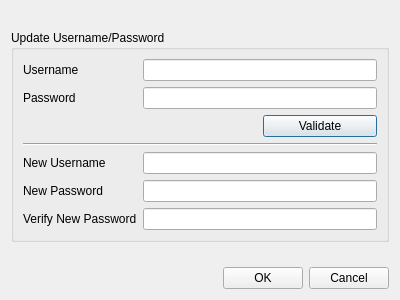
<?xml version="1.0" encoding="UTF-8"?>
<ui version="4.0">
 <class>PasswordDialog</class>
 <widget class="QDialog" name="PasswordDialog">
  <property name="geometry">
   <rect>
    <x>0</x>
    <y>0</y>
    <width>400</width>
    <height>300</height>
   </rect>
  </property>
  <property name="windowTitle">
   <string>Dialog</string>
  </property>
  <layout class="QVBoxLayout" name="verticalLayout">
   <item>
    <layout class="QGridLayout" name="gridLayout">
     <property name="verticalSpacing">
      <number>0</number>
     </property>
     <item row="0" column="0">
      <spacer name="verticalSpacer">
       <property name="orientation">
        <enum>Qt::Vertical</enum>
       </property>
       <property name="sizeType">
        <enum>QSizePolicy::MinimumExpanding</enum>
       </property>
       <property name="sizeHint" stdset="0">
        <size>
         <width>20</width>
         <height>0</height>
        </size>
       </property>
      </spacer>
     </item>
     <item row="2" column="0">
      <spacer name="verticalSpacer_2">
       <property name="orientation">
        <enum>Qt::Vertical</enum>
       </property>
       <property name="sizeType">
        <enum>QSizePolicy::MinimumExpanding</enum>
       </property>
       <property name="sizeHint" stdset="0">
        <size>
         <width>20</width>
         <height>0</height>
        </size>
       </property>
      </spacer>
     </item>
     <item row="1" column="0">
      <widget class="QGroupBox" name="groupBox">
       <property name="title">
        <string>Update Username/Password</string>
       </property>
       <layout class="QGridLayout" name="gridLayout_2">
        <item row="2" column="2">
         <widget class="QPushButton" name="validate_button">
          <property name="text">
           <string>Validate</string>
          </property>
         </widget>
        </item>
        <item row="0" column="0">
         <widget class="QLabel" name="username_label">
          <property name="text">
           <string>Username</string>
          </property>
          <property name="buddy">
           <cstring>username_line</cstring>
          </property>
         </widget>
        </item>
        <item row="0" column="1" colspan="2">
         <widget class="QLineEdit" name="username_line"/>
        </item>
        <item row="1" column="0">
         <widget class="QLabel" name="password_label">
          <property name="text">
           <string>Password</string>
          </property>
          <property name="buddy">
           <cstring>password_line</cstring>
          </property>
         </widget>
        </item>
        <item row="1" column="1" colspan="2">
         <widget class="QLineEdit" name="password_line">
          <property name="echoMode">
           <enum>QLineEdit::Password</enum>
          </property>
         </widget>
        </item>
        <item row="3" column="0" rowspan="2" colspan="3">
         <widget class="QWidget" name="widget" native="true">
          <layout class="QHBoxLayout" name="horizontalLayout">
           <property name="spacing">
            <number>0</number>
           </property>
           <property name="margin">
            <number>0</number>
           </property>
           <item>
            <widget class="Line" name="line">
             <property name="orientation">
              <enum>Qt::Horizontal</enum>
             </property>
            </widget>
           </item>
          </layout>
         </widget>
        </item>
        <item row="5" column="0">
         <widget class="QLabel" name="nu_label">
          <property name="text">
           <string>New Username</string>
          </property>
          <property name="buddy">
           <cstring>nu_line</cstring>
          </property>
         </widget>
        </item>
        <item row="5" column="1" colspan="2">
         <widget class="QLineEdit" name="nu_line">
          <property name="toolTip">
           <string>Leave blank to keep the same Username</string>
          </property>
         </widget>
        </item>
        <item row="6" column="0">
         <widget class="QLabel" name="np_label">
          <property name="text">
           <string>New Password</string>
          </property>
          <property name="buddy">
           <cstring>np_line</cstring>
          </property>
         </widget>
        </item>
        <item row="6" column="1" colspan="2">
         <widget class="QLineEdit" name="np_line">
          <property name="toolTip">
           <string>Leave this and the next line blank to keep the same password</string>
          </property>
          <property name="echoMode">
           <enum>QLineEdit::Password</enum>
          </property>
         </widget>
        </item>
        <item row="7" column="0">
         <widget class="QLabel" name="verify_np_label">
          <property name="text">
           <string>Verify New Password</string>
          </property>
          <property name="buddy">
           <cstring>verify_np_line</cstring>
          </property>
         </widget>
        </item>
        <item row="7" column="1" colspan="2">
         <widget class="QLineEdit" name="verify_np_line">
          <property name="toolTip">
           <string>Leave this and the previous line blank to keep the same password</string>
          </property>
          <property name="whatsThis">
           <string/>
          </property>
          <property name="echoMode">
           <enum>QLineEdit::Password</enum>
          </property>
         </widget>
        </item>
       </layout>
      </widget>
     </item>
    </layout>
   </item>
   <item>
    <layout class="QHBoxLayout" name="horizontalLayout_2">
     <item>
      <spacer name="horizontalSpacer">
       <property name="orientation">
        <enum>Qt::Horizontal</enum>
       </property>
       <property name="sizeHint" stdset="0">
        <size>
         <width>40</width>
         <height>20</height>
        </size>
       </property>
      </spacer>
     </item>
     <item>
      <widget class="QPushButton" name="ok_button">
       <property name="text">
        <string>OK</string>
       </property>
      </widget>
     </item>
     <item>
      <widget class="QPushButton" name="cancel_button">
       <property name="text">
        <string>Cancel</string>
       </property>
      </widget>
     </item>
    </layout>
   </item>
  </layout>
 </widget>
 <tabstops>
  <tabstop>username_line</tabstop>
  <tabstop>password_line</tabstop>
  <tabstop>validate_button</tabstop>
  <tabstop>nu_line</tabstop>
  <tabstop>np_line</tabstop>
  <tabstop>verify_np_line</tabstop>
  <tabstop>ok_button</tabstop>
  <tabstop>cancel_button</tabstop>
 </tabstops>
 <resources/>
 <connections>
  <connection>
   <sender>ok_button</sender>
   <signal>clicked()</signal>
   <receiver>PasswordDialog</receiver>
   <slot>accept()</slot>
   <hints>
    <hint type="sourcelabel">
     <x>308</x>
     <y>289</y>
    </hint>
    <hint type="destinationlabel">
     <x>182</x>
     <y>245</y>
    </hint>
   </hints>
  </connection>
  <connection>
   <sender>cancel_button</sender>
   <signal>clicked()</signal>
   <receiver>PasswordDialog</receiver>
   <slot>reject()</slot>
   <hints>
    <hint type="sourcelabel">
     <x>389</x>
     <y>289</y>
    </hint>
    <hint type="destinationlabel">
     <x>330</x>
     <y>229</y>
    </hint>
   </hints>
  </connection>
 </connections>
</ui>
